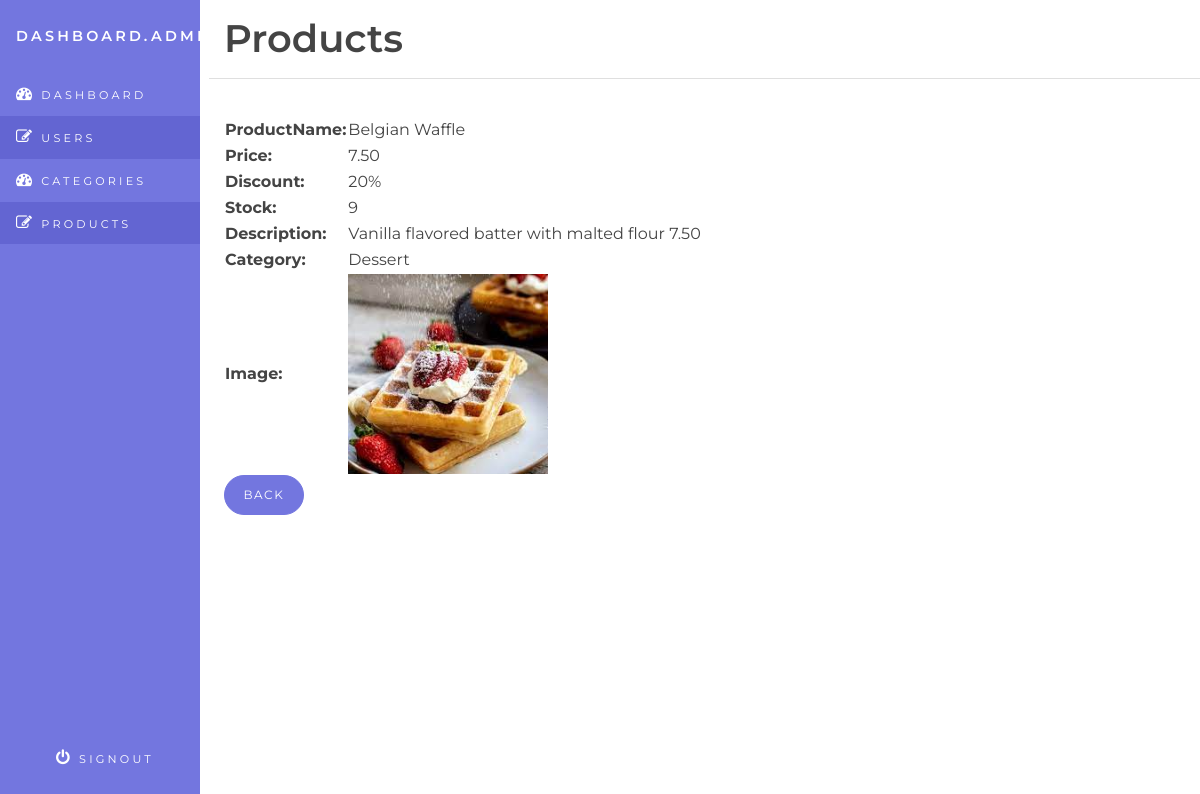
The app's page /DataBase/products.php?do=view&id=2 (signed in) with its own data.
### tables this page shows
CREATE TABLE `products` (
  `id` int(11) NOT NULL,
  `name_product` varchar(100) NOT NULL,
  `image_product` varchar(100) NOT NULL,
  `description_product` text NOT NULL,
  `price_product` varchar(30) NOT NULL,
  `comment_product` text NOT NULL,
  `discount_product` varchar(30) NOT NULL,
  `rate_product` int(11) NOT NULL,
  `cat_id` int(11) NOT NULL,
  `c_date` date NOT NULL,
  `stock` int(11) NOT NULL
);

CREATE TABLE `categories` (
  `id` int(11) NOT NULL,
  `name_cat` varchar(50) NOT NULL
);

### DataBase/view/details_product.php (the view)
<?php
$id = $_GET['id'];
$select_one_product = "SELECT * FROM products WHERE id = $id";
$result_one_product = $connect->query($select_one_product);
$row_one_product = $result_one_product->fetch_assoc();
$id_cat = $row_one_product['cat_id'];
$select_cat = "SELECT name_cat FROM categories WHERE id = $id_cat";
$result_cat = $connect->query($select_cat);
$row_cat = $result_cat->fetch_assoc();
?>
<table>
	<tr>
		<th>ProductName:</th>
		<td><?php echo $row_one_product['name_product']; ?></td>
	<tr>
	<tr>
		<th>Price:</th>
		<td><?php echo $row_one_product['price_product'];?></td>
	</tr>
	<tr>
		<th>Discount:</th>
		<td><?php echo $row_one_product['discount_product'];?></td>
	</tr>
	<tr>
		<th>Stock:</th>
		<td><?php echo $row_one_product['stock'];?></td>
	</tr>
		<tr>
	<th>Description:</th>
		<td><?php echo $row_one_product['description_product'];?></td>
	</tr>
	<tr>
		<th>Category:</th>
		<td><?php echo $row_cat['name_cat']; ?></td>
	</tr>
	<tr>
		<th>Image:</th>
		<td><img style="width: 200px;height: 200px;" src="function/images/<?php echo $row_one_product['image_product']; ?>"></td>
	</tr>
</table>
<a href="products.php" class="btn btn-primary">Back</a>

### DataBase/css/style.css (style rules this page uses)
body { background-color: #ffffff; font-family: "Montserrat", "Helvetica Neue", Helvetica, Arial, sans-serif; font-size: 1rem; color: #444444; }
a, a:visited { color: #7376df; }
.btn-primary, .btn-primary.disabled, .btn-primary:disabled, .btn-outline-primary:hover, .btn-outline-primary:active, .btn-outline-primary.active, .show > .btn-outline-primary.dropdown-toggle, .card-primary, .page-item.active .page-link, .list-group-item.active { background-color: #7376df !important; border-color: #7376df !important; }
.btn-primary, .btn-primary:hover, .btn-primary:focus, .btn-primary:active { color: #ffffff !important; background-color: #7376df; border-color: #7376df; }
.btn { border-radius: 499rem; text-transform: uppercase; letter-spacing: .1rem; font-size: .75rem; padding: .6rem 1.15rem; cursor: pointer; }
table, td, tr, th, thead { border-color: #dfdfdf !important; }

### records on screen
products: name_product "Belgian Waffle", price_product "7.50", discount_product "20%", stock "9", description_product "Vanilla flavored batter with malted flour 7.50", image_product (picture)
categories: name_cat "Dessert"
